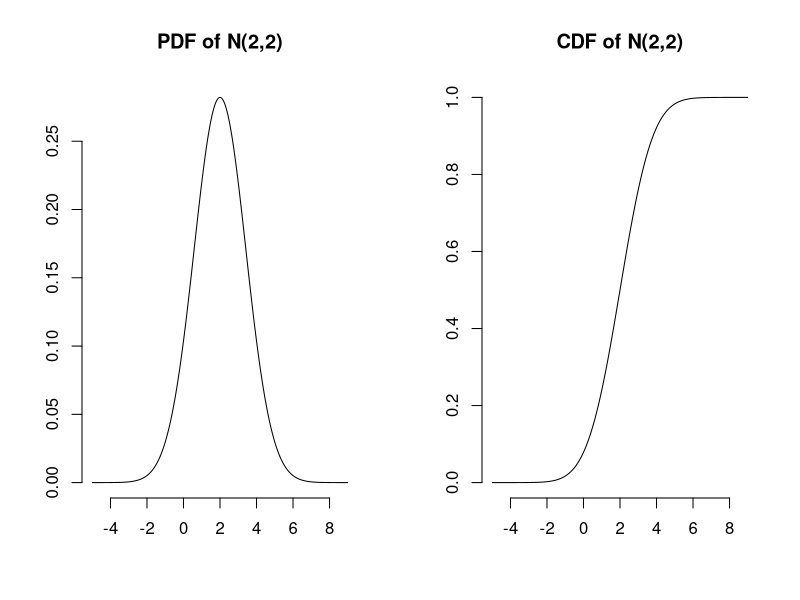
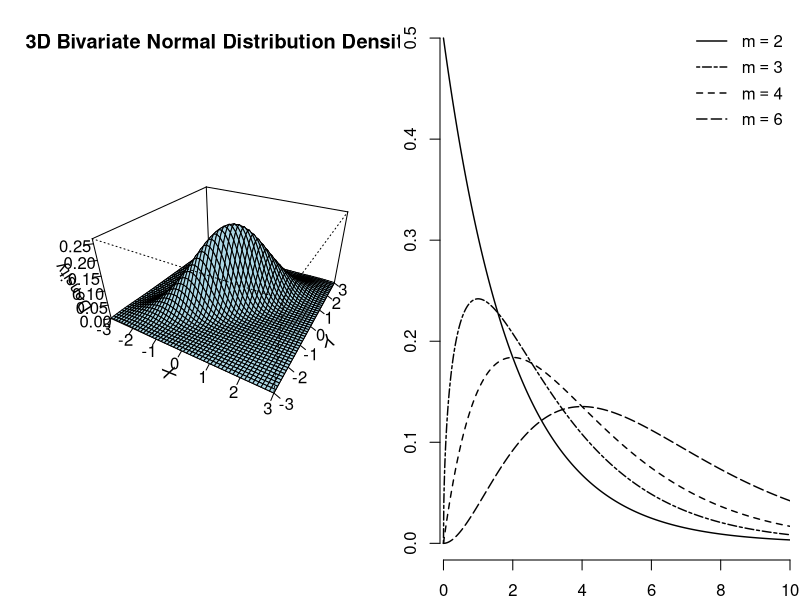
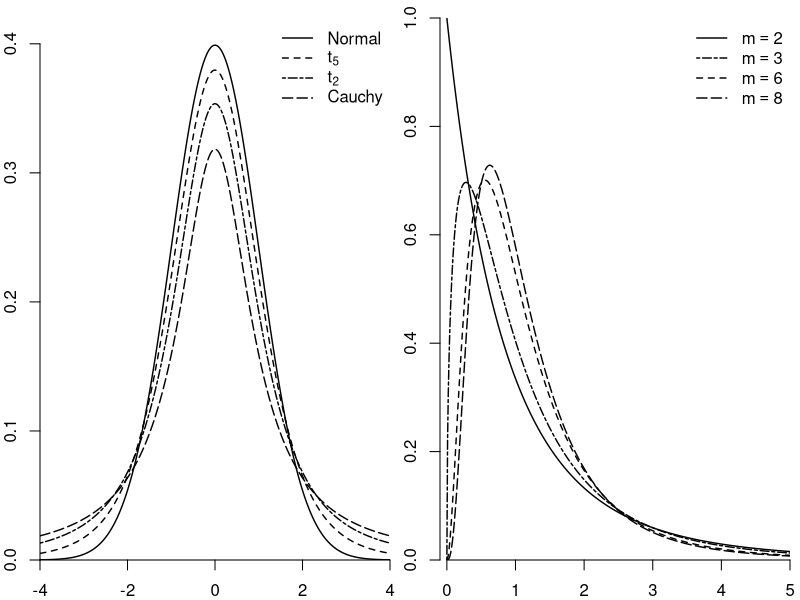

R code for these plots, in order:
## ---- chunk 1
#| label: fig-Ndistribution
#| fig-cap: "PDF and CDF of $\\mathcal N(2,2)$"
par(mfrow=c(1,2), bty="n", lwd=1)
x = seq(-5,9,0.01) # define grid for x-axis for the plot
plot(x, dnorm(x, mean = 2, sd = sqrt(2)), type="l", main="PDF of N(2,2)", ylab="", xlab="")
plot(x, pnorm(x, mean = 2, sd = sqrt(2)), type="l", main="CDF of N(2,2)", ylab="", xlab="")
## ---- chunk 2
#| label: fig-MVNdistribution
#| fig-cap: "PDF of a bivariate normal distribution"
biv_norm_density <- function(x, y, mu, Sigma) {
  det_Sigma <- det(Sigma)
  inv_Sigma <- solve(Sigma)
  norm_const <- 1 / (2 * pi * sqrt(det_Sigma))
  exponent <- -0.5 * ( (x - mu[1])^2 * inv_Sigma[1,1] +
                         2 * (x - mu[1]) * (y - mu[2]) * inv_Sigma[1,2] +
                         (y - mu[2])^2 * inv_Sigma[2,2] )
  return(norm_const * exp(exponent))
}

# Define grid
x_grid <- seq(-3, 3, length.out = 50)
y_grid <- seq(-3, 3, length.out = 50)
grid <- expand.grid(X = x_grid, Y = y_grid)

# Define mean vector and covariance matrix
mu <- c(0, 0)  # Mean of X and Y
Sigma <- matrix(c(1, 0.8,
                  0.8, 1), nrow = 2)  # Covariance matrix

# Compute density
dens <- mapply(biv_norm_density, grid$X, grid$Y, MoreArgs = list(mu = mu, Sigma = Sigma))
z_matrix <- matrix(dens, nrow = length(x_grid), ncol = length(y_grid))

# Create 3D surface plot using persp
persp(x_grid, y_grid, z_matrix,
      theta = 30, phi = 30,          # Viewing angles
      expand = 0.5,                   # Scale factor
      col = "lightblue",              # Surface color
      xlab = "X", ylab = "Y", zlab = "Density",
      main = "3D Bivariate Normal Distribution Density",
      ticktype = "detailed")

## ---- chunk 3
#| label: fig-chisquare
#| fig-cap: "PDFs of the $\\chi^2$-distribution"
par(mar = c(2, 2, 0.9, 0.5))
# Chi-Square
x <- seq(0,10,.01)
g1 <- dchisq(x,2)
g2 <- dchisq(x,3)
g3 <- dchisq(x,4)
g4 <- dchisq(x,6)
wd <- 1.4
plot(x,g1,type="l",lty=1,xaxs="i",xlim=c(-.1,10),ylab="",xlab="",bty="n",lwd=wd)
lines(x,g2,lty=6,lwd=wd)
lines(x,g3,lty=2,lwd=wd)
lines(x,g4,lty=5,lwd=wd)
legend("topright",legend=c(expression(m==2),expression(m==3),expression(m==4),expression(m==6)),lty=c(1,6,2,5),y.intersp=1.3,lwd=wd,bty="n")
## ---- chunk 4
#| label: fig-studentt
#| fig-cap: "PDFs of the Student $t$-distribution"
par(mar = c(2, 2, 0.9, 0.5))
# Student t
x <- seq(-4,4,by=0.01)
y1 <- dt(x,1)
y2 <- dt(x,2)
y3 <- dt(x,5)
y4 <- dnorm(x)
wd <- 1.4
plot(x,y1,lty=5,type="l",xaxs="i",yaxs="i",xlim=c(-4,4),ylim=c(0,.42),ylab="",xlab="",bty="n",lwd=wd)
lines(x,y2,lty=6,lwd=wd)
lines(x,y3,lty=2,lwd=wd)
lines(x,y4,lty=1,lwd=wd)
# axis(side=1,seq(-5,5,1),lwd=wd)
legend("topright",legend=c("Normal",expression(t[5]),expression(t[2]),"Cauchy"), lty=c(1,2,6,5),lwd=wd,bty="n")

## ---- chunk 5
#| label: fig-fdistribution
#| fig-cap: "PDFs of the $F$-distribution"

par(mar = c(2, 2, 0.9, 0.5))
# F
x = seq(0,5,by=0.01)
y1 = df(x,2,10)
y2 = df(x,3,10)
y3 = df(x,6,10)
y4 = df(x,8,10)
wd = 1.4
plot(x,y1,type="l",lty=1,xaxs="i",yaxs="i",xlim=c(-.1,5),ylim=c(0,1),ylab="",xlab="",bty="n",lwd=wd)
lines(x,y2,lty=6,lwd=wd)
lines(x,y3,lty=2,lwd=wd)
lines(x,y4,lty=5,lwd=wd)
legend("topright",legend=c(expression(m==2),expression(m==3),expression(m==6),expression(m==8)),lty=c(1,6,2,5),lwd=wd,bty="n")

